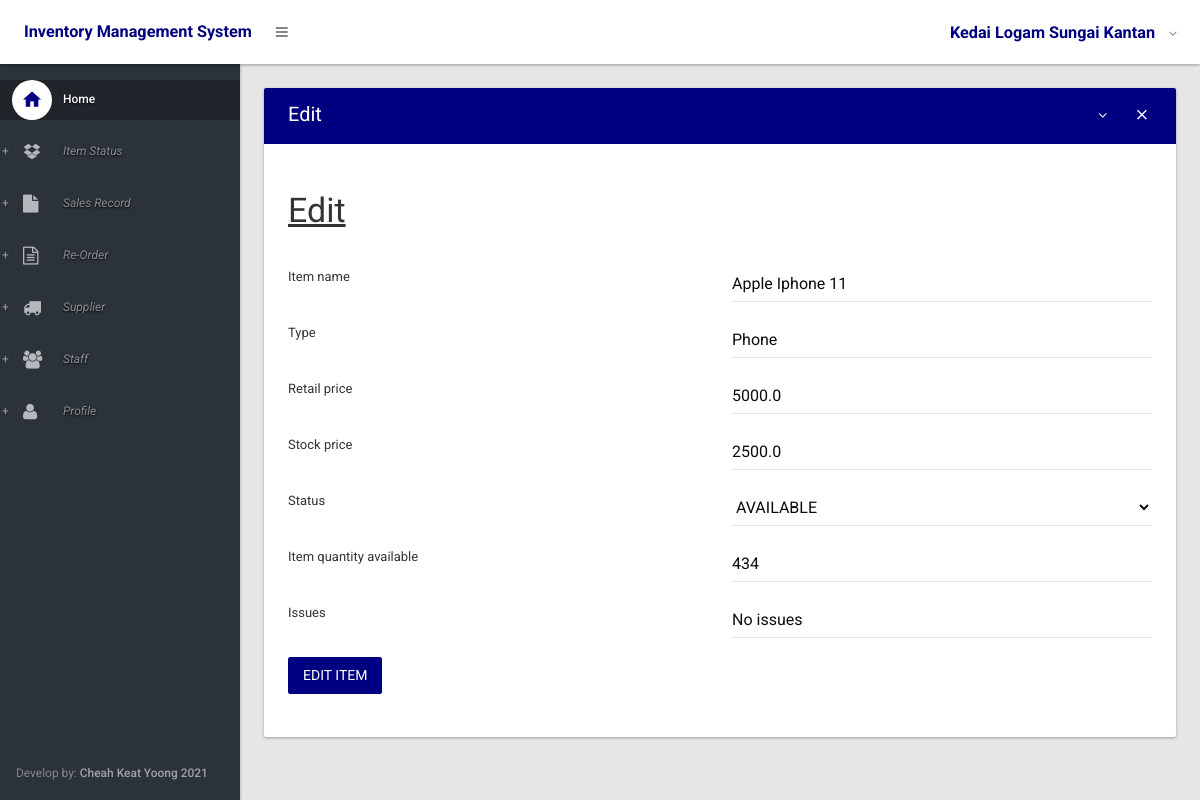
Screenshot of /item/edit_item/4978 (signed in) with the database file from the repository.
### inventory/models.py (models this page shows, shortened)
class item_status(models.Model):
    item_code=models.AutoField(primary_key=True,unique=True)
    item_name=models.CharField(max_length=50,blank=True)
    type= models.CharField(max_length=100,blank=True)
    retail_price=models.FloatField()
    stock_price=models.FloatField(null=True)
    choices =({'AVAILABLE','Item ready to be purchased'},{'SOLD','Item Sold'},{'RESTOCKING','Item restocking in few days'})
    status=models.CharField(max_length=50,choices=choices,default="AVAILABLE") #Available,Sold, Restocking
    item_quantity_available=models.IntegerField()
    issues=models.CharField(max_length=100,default="No issues")

### inventory/views/alpha.py (the view)
# urls.py: url(r'^item/edit_item/(?P<pk>\d+)$', edit_item_status, name="edit_item_status"),
@login_required
def edit_item_status(request, pk):
    return edit_item(request, pk, item_status, item_statusForm)

### inventory/forms.py
class item_statusForm(forms.ModelForm):
    class Meta:
        model = item_status
        fields = ('item_code', 'item_name', 'type', 'retail_price','stock_price','status','item_quantity_available','issues',)

### inventory/templates/inv/edit_item.html (shortened to what this page needs)
{% extends 'inv/base.html' %}
{% load widget_tweaks %}
{% block body %}
         <section>
					<div class="section-body">
						<div class="row">
							<div class="col-lg-12">
								<div class="card">
									<div class="card-head style-primary">
										<header>Edit</header>
										<div class="tools">
											<a class="btn btn-icon-toggle btn-collapse"><i class="fa fa-angle-down"></i></a>
											<a class="btn btn-icon-toggle btn-close"><i class="md md-close"></i></a>
										</div>
									</div>
									<div class="card-body">
  <form method="POST">
    <h1><u>Edit</u></h1><br>
    {% for field in form %}
     <div class="row">
    <div class="col-sm-6">
        <label for="regular2">{{ field.label }}</label>
       </div>
        <div class="col-sm-6">
         <div class="form-group floating-label">
          {{ field| add_class:'form-control' }}
          </div>
        </div>
      </div>
    {% endfor %}
    <div class="form-group row">
      <div class="col-sm-6">
        <button type="submit" class="btn btn-primary">Edit Item</button>
      </div>
    </div>
  </form>
									</div>
								</div>
							</div>
						</div>
					</div>
				</section>
{% endblock %}

### rows the page displays
item_status: form "Apple Iphone 11" "Phone" "5000.0" "2500.0" "AVAILABLE" "434" "No issues"

### other values shown
{{ field.label }} "Item name" "Type" "Retail price" "Stock price" "Status" "Item quantity available" "Issues"
